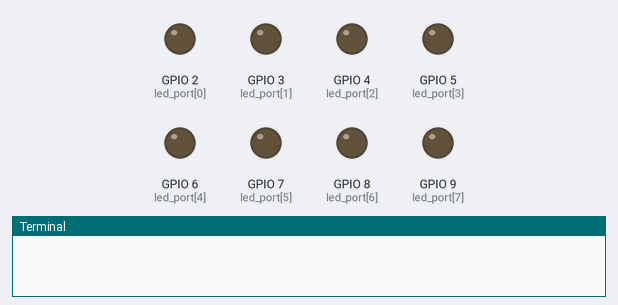
Simulated run of this program. Board: Raspberry Pi (BCM pin numbers). Shown: output pins drawn as LEDs (lit = HIGH), the last lines printed to the terminal.

Above: at 0.1 s.
At 3.1 s:
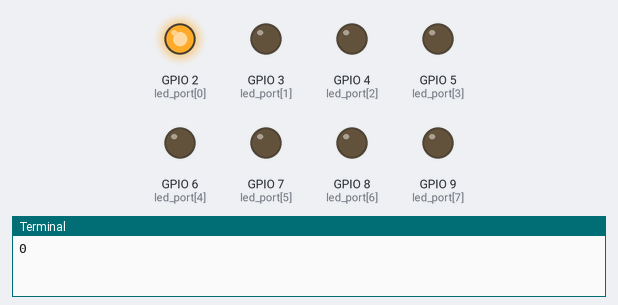
At 4.4 s:
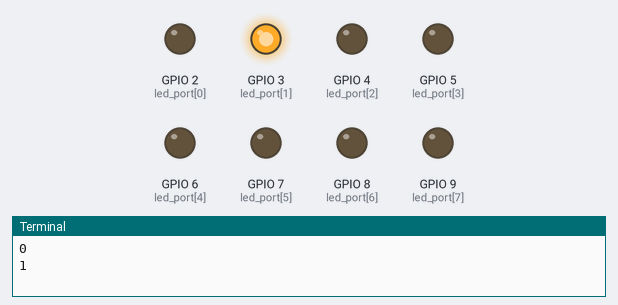
At 5.7 s:
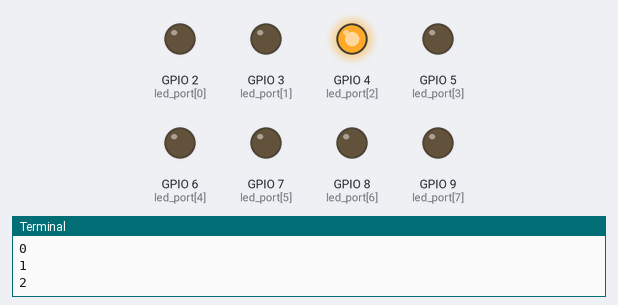
At 8.3 s:
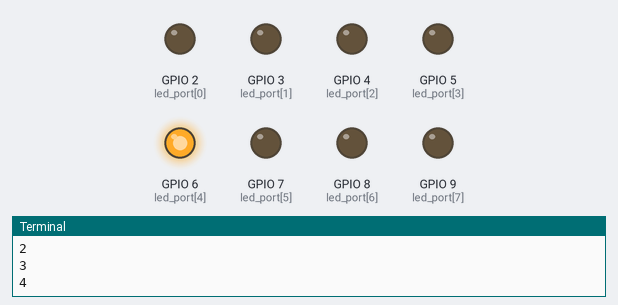
At 12.2 s:
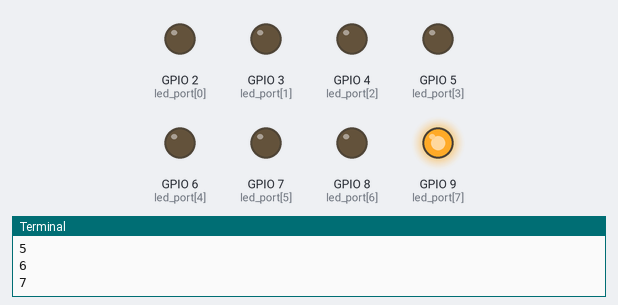
Timing chart, 0 to 14.6 s (numbered marks = the images above):
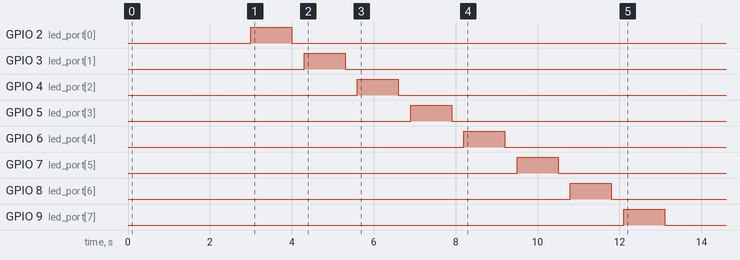

The program:

___.py
```python
import RPi.GPIO as gpio
import time
gpio.setmode(gpio.BCM)
gpio.setwarnings(False)
led_port=[2,3,4,5,6,7,8,9]
led_io=[1,1,1,1,1,1,1,1,0]
for i in led_port:
    a=gpio.setup(i,gpio.OUT)
time.sleep(3)
for j in range(8):
    gpio.output(led_port[j],True)
    print(j)
    time.sleep(1)
    gpio.output(led_port[j],False)
    time.sleep(0.3)

input("finished?")
gpio.cleanup()
```
